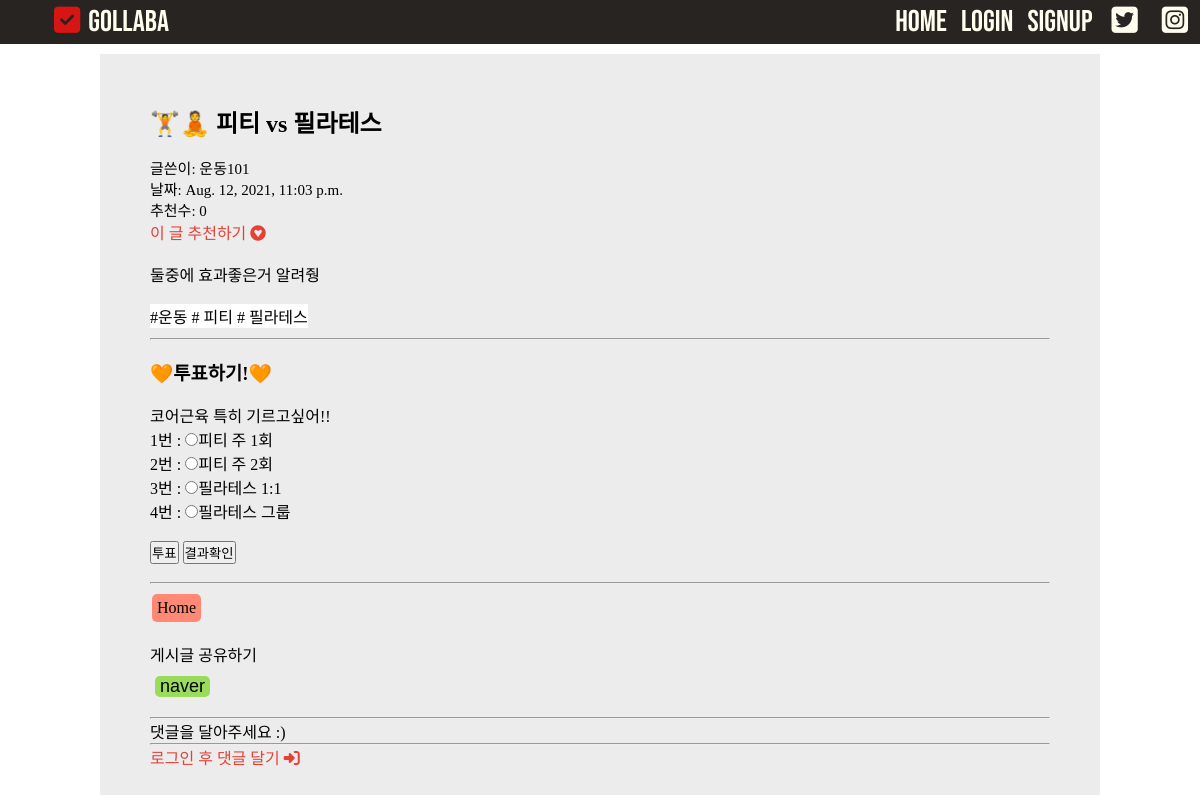
Page /blog/2 on the committed database.
### blog/models.py (models this page shows, shortened)
class Blog(models.Model):
    id = models.AutoField(primary_key=True)
    title = models.CharField(max_length=200)
    pub_date = models.DateTimeField('date published')
    body = models.TextField()
    hashtag = models.ManyToManyField(HashTag)
    author_name = models.CharField(max_length=10,default='')
    likes = models.PositiveIntegerField(default=0)

class HashTag(models.Model):
    hashtag_name = models.CharField(max_length=100)
    def __str__(self):
        return self.hashtag_name

### survey/models.py (models this page shows)
class Survey(models.Model):
    survey_idx = models.AutoField(primary_key=True)
    question = models.TextField(null=False)
    ans1 = models.TextField(null=True)
    ans2 = models.TextField(null=True)
    ans3 = models.TextField(null=True)
    ans4 = models.TextField(null=True)
    status = models.CharField(max_length=1, default='y')

### blog/views.py (the view)
# urls.py: path("blog/<int:blog_id>", blog.detail, name="detail"),
def detail(request, blog_id):
    blog_detail = get_object_or_404(Blog, pk=blog_id)
    comments = Comment.objects.filter(post=blog_id)
    blog_hashtag = blog_detail.hashtag.all()
    survey = Survey.objects.filter(
        status='y').order_by("survey_idx")[blog_id - 1]
    if request.method == "POST":
        comment = Comment()
        comment.post = blog_detail
        comment.comment_text = request.POST['body']
        comment.date = timezone.now()
        comment.save()
    return render(request, 'detail.html', {'blog': blog_detail, 'comments': comments, 'hashtags': blog_hashtag, 'survey': survey})

### blog/templates/detail.html (shortened to what this page needs)
{% load static %}
<!DOCTYPE html>
<html lang="en">
<head>
    <link rel="stylesheet" href="{% static 'css/detail.css' %}" type="text/css">
    <link rel="stylesheet" href="{% static 'css/main.css' %}" type="text/css">
</head>
<body>
    <nav class="navbar">
        <ul class="navbar_logo">
            <li><a href="{% url 'home' %}"><i class="fas fa-check-square"></i></a></li>
            <li><a href="{% url 'home' %}" id="rr">Gollaba</a></li>
        </ul>
        <ul class="navbar_menu">
            <li class="nav-item">
              <a class="nav-link" href="{% url 'home' %}">HOME</a>
            </li>
            {% if not user.is_authenticated %}
            <li class="nav-item">
              <a class="nav-link" href="{% url 'login' %}">Login</a>
            </li>
            {% endif %}
            {% if not user.is_authenticated %}
            <li class="nav-item">
              <a class="nav-link" href="{% url 'register' %}">Signup</a>
            </li>
            {% endif %}
          <li><a href="https://twitter.com/TwitterKorea"><i class="fab fa-twitter-square"></i></a></li>
          <li><a href="https://www.instagram.com/"><i class="fab fa-instagram-square"></i></a></li>
          </ul>
    </nav>
    <div class="content-box">
        <div class="blank1">
        </div>
        <div class="outer">
            <div class="title">
                <h2>{{ blog.title }}</h2>
                <br>
                <p class="date">글쓴이: {{ blog.author_name }}</p>
                <p class="date">날짜: {{ blog.pub_date }}</p>
                <p class="date">추천수: {{ blog.likes }}</p>
            </div>
            <a href="{% url 'like' blog.id %}" style="margin: 0;">이 글 추천하기 <i class="fab fa-gratipay"></i></a>
            <br>
            <br>
            <div class="body">
                <p>{{ blog.body }}</p>
            </div>
            <br>
            <p class="hashtag">
                {% for hashtag in hashtags.all %}
                #{{ hashtag }}
                {% endfor %}
            </p>
            <hr>
            <br>
            <h3>🧡투표하기!🧡</h3>
            <br>
            <form method="POST" action="/save_survey">
                {{survey.question}}<br>
                1번 : <input type="radio" name="num" value="1">{{survey.ans1}}<br>
                2번 : <input type="radio" name="num" value="2">{{survey.ans2}}<br>
                3번 : <input type="radio" name="num" value="3">{{survey.ans3}}<br>
                4번 : <input type="radio" name="num" value="4">{{survey.ans4}}<br>
                <br>
                <input type="submit" value="투표" >
                <input type="button" value="결과확인" onclick="show_result()">
            </form>
            <br>
            <hr>
            <div class="buttons">
                <a href="{% url 'home' %}" class="btn" >Home</a>
            </div>
            <p>게시글 공유하기</p>
            <div class="shares">
            <a href="http://blog.naver.com/openapi/share?url=%22+encodeURIComponent(%22http://www.sample.com/sample.jsp?param1=value1&param2=value2"><input type="button" value="naver" class="share_naver" onclick="share()"/></a>
            </div>
            <hr>
            {% for comment in blog.comments.all %}
            <div class="comment">
                <strong> {{ comment.author_name }}</strong>
                <div class="date">  {{ comment.created_at }}</div>
                <p> {{comment.comment_text|linebreaks }}</p>
            </div>
            {% empty %}
            <p>댓글을 달아주세요 :)</p>
            {% endfor %}
            <hr>
            <div class="comments">
                {% if not user.is_authenticated %}
                    <p><a href="{% url 'login' %}" style="margin: 0;">로그인 후 댓글 달기 <i class="fas fa-sign-in-alt"></i></a></p>
                {% endif %}
                    </div>
                </div>
            </div>
    </body>
</html>

### blog/static/css/detail.css (style rules this page uses)
.content-box { display: grid; grid-template-columns: 1fr 2fr 1fr; }
.outer { width: 1000px; background-color: rgb(236, 236, 236); padding: 5%; }
.title { display: grid; width: 1000px; }
.body { display: grid; width: 90% }
.date { font-size: 15px; color: black; }
.outer > .hashtag { margin-bottom: 10px; background-color:rgb(255, 255, 255); display: inline-block; }
.content-box { margin: 10px; }
.buttons { display: flex; padding-bottom: 10px; }
.btn { text-decoration: none; color: black; background-color: rgb(255, 137, 116); border-radius: 5px; border-style: none; padding: 5px; margin-left: 2px; }
.share_naver { background-color: rgb(155, 219, 92); border-style: none; padding: 0px 5px; border-radius: 5px; margin:0; font-size: large; }
.shares { display: flex; margin-bottom: 10px; align-items: center; }
.comments { display: flex; }
a { text-decoration: none; color: rgb(228, 66, 55); margin: 10px 5px; }

### blog/static/css/main.css (style rules this page uses)
* { box-sizing: border-box; list-style: none; text-decoration: none; margin: 0px; padding: 0px; height: auto; }
.navbar { font-family: 'Bebas Neue'; display: flex; justify-content: space-between; align-items: center; width: 100%; height: auto; background-color: #272422; font-size: 30px; text-align: center; }
.navbar_logo { display : flex; list-style: none; margin: 0; text-decoration: none; margin-left: 50px; }
.navbar_logo li { padding: 4px; margin: 0; }
.navbar_logo li a { color: #D71514; margin: 0; text-decoration: none; }
#rr { color: ivory; }
.navbar_menu { display : flex; list-style: none; margin:0; justify-content: center; text-align: center; align-items: center; }
.navbar_menu li { padding: 4px; margin: 0; text-align: center; justify-content: center; align-items: center; }
.navbar_menu li a { color: ivory; text-decoration: none; padding: 0 3px 0 3px; }
.nav-link { margin:0; justify-content: center; text-align: center; align-items: center; }
.nav-item { margin:0; justify-content: center; text-align: center; align-items: center; }

### rows in the picture
Blog: title "🏋🧘 피티 vs 필라테스", author_name "운동101", pub_date "Aug. 12, 2021, 11:03 p.m.", likes "0", body "둘중에 효과좋은거 알려줭"
HashTag: hashtag_name "운동"
HashTag: hashtag_name "피티"
HashTag: hashtag_name "필라테스"
Survey: question "코어근육 특히 기르고싶어!!", ans1 "피티 주 1회", ans2 "피티 주 2회", ans3 "필라테스 1:1", ans4 "필라테스 그룹"
